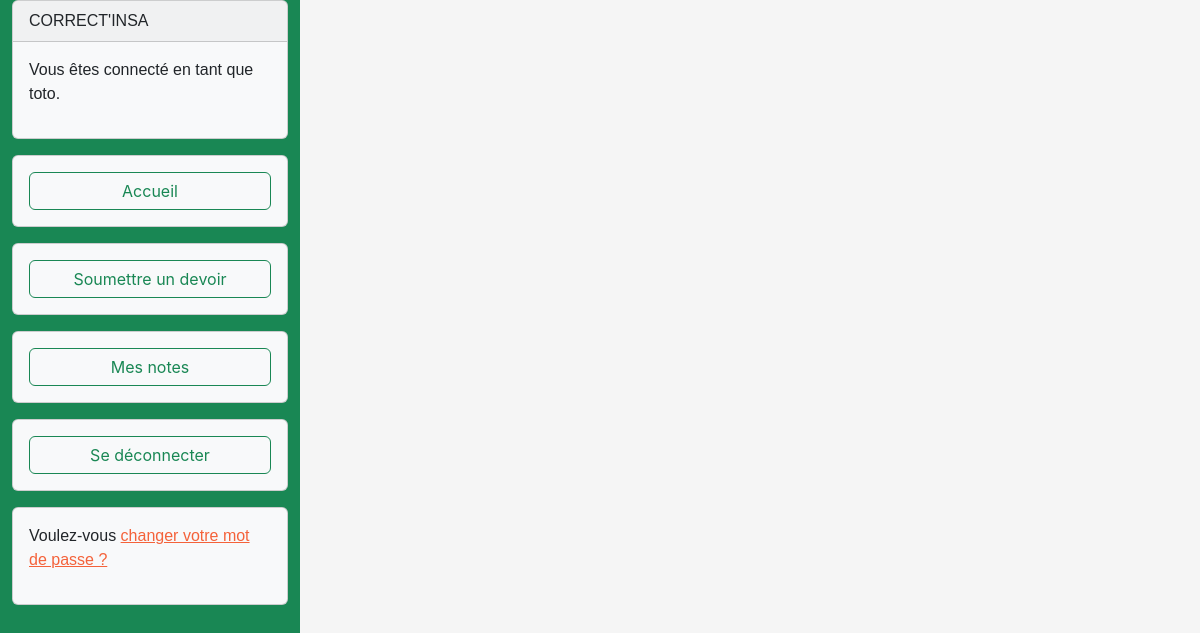
The page /mes_notes/ (signed in) on the database as committed earlier.
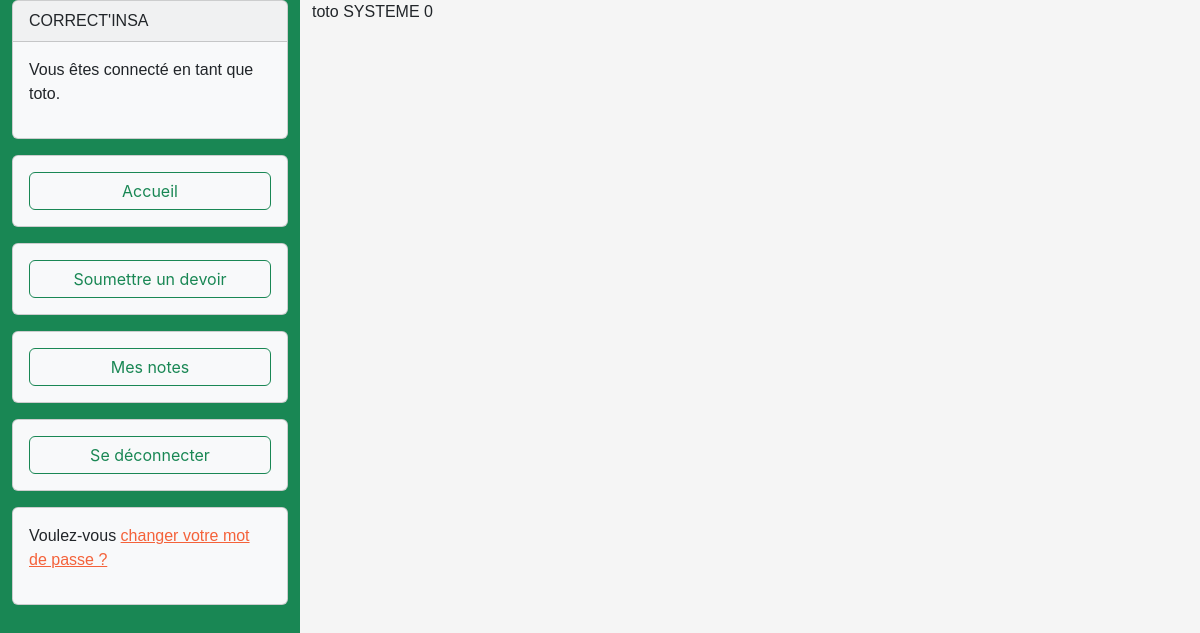
The same page on the database as committed later.
### blog/models.py (models this page shows, shortened)
class Resultat(models.Model):
    id_user = models.ForeignKey(authentication.models.User,
                                on_delete=models.CASCADE)
    id_subject = models.ForeignKey(Subject,
                                   on_delete=models.CASCADE)
    note= models.IntegerField(default=-1)

class Subject(models.Model):
    SYSTEME='SYSTEME'
    GENTOO = 'GENTOO'
    CATEGORY_CHOICES = (
        (SYSTEME, 'TP_Systeme'),
        (GENTOO, 'TP_Gentoo'),
    )
    id_user = models.ForeignKey(authentication.models.User,
                                on_delete=models.CASCADE)
    subject = models.FileField(null=True, default=None)
    categorie = models.CharField(choices=CATEGORY_CHOICES, max_length=30, default=SYSTEME)
    correction = models.FileField(upload_to="data/corrections/")
    devoir = models.FileField(null=True, upload_to="data/devoirs/")

### authentication/models.py (models this page shows)
class User(AbstractUser):
    PROFESSOR = 'PROFESSOR'
    STUDENT = 'STUDENT'
    ROLE_CHOICES = (
        (PROFESSOR, 'Professeur'),
        (STUDENT, 'Etudiant'),
    )
    role = models.CharField(max_length=30, choices=ROLE_CHOICES, verbose_name='rôle')

### blog/views.py (the view)
# urls.py: path('mes_notes/',blog.views.view_notes, name='notes'),
def view_notes(request):
    user = request.user
    results = Resultat.objects.filter(id_user=user).select_related('id_subject')
    return render(request, 'blog/notes.html', {'results': results})

### blog/templates/blog/notes.html
{% extends 'base.html' %}
{% block content %}
    {% for result in results %}
    <tr>
        <td>{{ result.id_user }}</td>
        <td>{{ result.id_subject.categorie }}</td>
        <td>{{ result.note }}</td>
    </tr>
    {% endfor %}
{% endblock content %}

Rows that differ between the two databases and show on the page:
added Resultat: id_user "toto", id_subject.categorie "SYSTEME", note "0"
